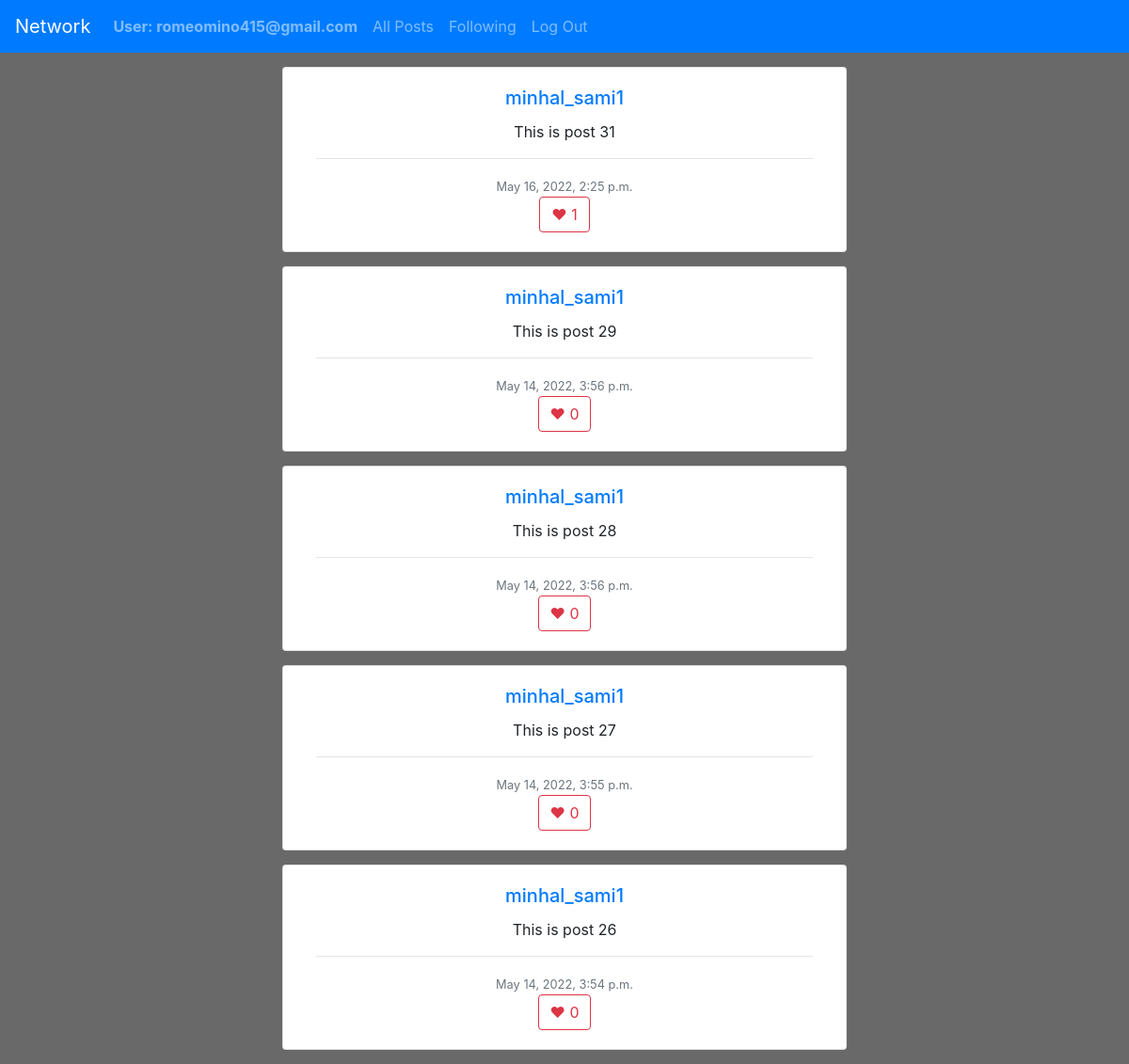
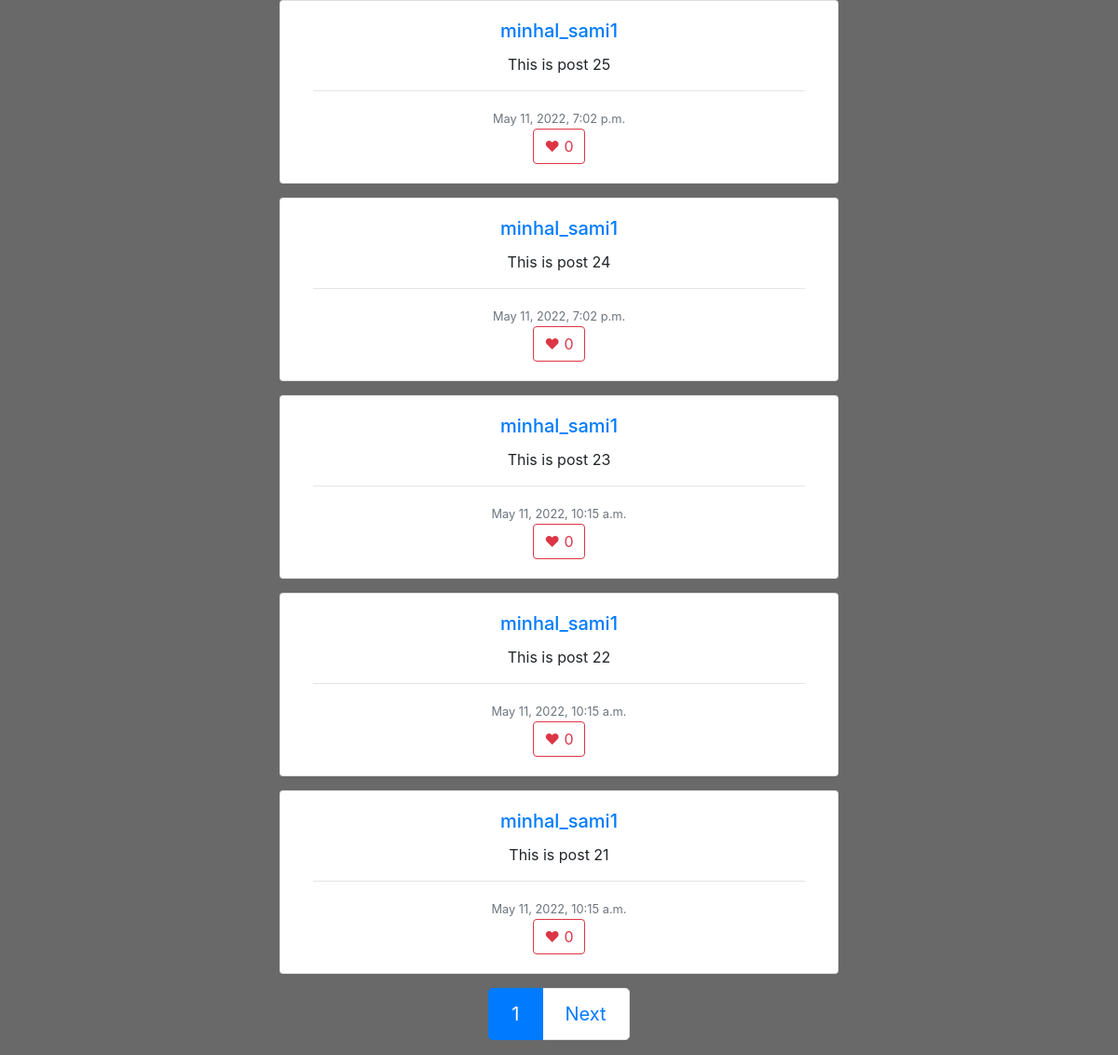
The app's page /following/ (signed in) with its own data (2 pictures, top to bottom).
### network/models.py (models this page shows, shortened)
class User(AbstractUser):
    pass

class Post(models.Model):
    data = models.CharField(max_length=300)
    date = models.DateTimeField(auto_now_add=True)
    owner = models.ForeignKey(
        User, on_delete=models.CASCADE, related_name="owner", null=True)
    def get_likes(self):
        likes = 0
        try:
            likes = Likes.objects.filter(liketo=self.id)
            return likes
        except Likes.DoesNotExist:
            return likes

### network/views.py (the view)
# urls.py: path("following/", views.following_post, name="get_follow"),
def following_post(request):
    if request.user.is_authenticated:
        likes_posts = {}
        try:
            following = Followers.objects.filter(follower=request.user)
        except Followers.DoesNotExist:
            following = None
        if following != None:
            posts = []
            for follow in following:
                try:
                    page = Post.objects.filter(owner=follow.following)
                    for post in page:
                        posts.append(post)
                except Post.DoesNotExist:
                    pass
        posts.reverse()
        for post in posts:
            like = len(post.get_likes())
            likes_posts[post.id] = like
        paginator = Paginator(posts, 10)
        p = request.GET.get('page')
        page_obj = paginator.get_page(p)
        print(likes_posts)
        return render(request, "network/following.html", {
            "page_obj": page_obj,
            "likes_posts": likes_posts
        })

### network/templates/network/following.html (shortened to what this page needs)
{% extends "network/layout.html" %}
{% block body %}
{% if page_obj %}
{% for post in  page_obj %}
<div class="card text-center col-6 mx-auto" style="margin: 15px">
  <div class="card-body">
      {% if user.is_authenticated %}
    <h5 class="card-title"><a href = "{% url 'profile' post.owner.id %}">{{post.owner}}</a></h5>
    {% else %}
    <h5 class="card-title">{{post.owner}}</h5>
    {% endif %}
    <p class="card-text">{{post.data}}</p>
    <hr>
    <small class="text-muted">{{post.date}}</small>
    <br>
    {% if user.is_authenticated %}
      {% for like in likes_posts.items %}
      {% if like.0 == post.id %}
        <button class="btn btn-outline-danger" id = "like" data-post = "{{post.id}}" data-user="{{user.id}}" data-status = "">
          ❤
          <span id="likes">{{like.1}}</span>
        </button>
    {% endif %}
    {% endfor %}
    {% endif %}
  </div>
</div>
{% endfor %}
<nav aria-label="Paginator">
    <ul class="pagination pagination-lg justify-content-center">
        <li class="page-item active" aria-current="page">
            <a class="page-link">{{page_obj.number}} <span class="sr-only">Of {{page_obj.paginator.num_pages}}</span></a>
    </li>
    {% if page_obj.has_next %}
    <li class="page-item">
      <a class="page-link" href="?page={{ page_obj.next_page_number }}">Next</a>
    </li>
    {% endif %}
</ul>
</nav>
{% endif %}
{% endblock %}

### network/templates/network/layout.html (shortened to what this page needs)
{% load static %}
<!DOCTYPE html>
<html lang="en">
<head>
    <link rel="stylesheet" href="https://stackpath.bootstrapcdn.com/bootstrap/4.4.1/css/bootstrap.min.css"
>
    <link href="{% static 'network/styles.css' %}" rel="stylesheet">
</head>
<body>
    <nav class="navbar navbar-expand-lg navbar-dark bg-primary">
        <a class="navbar-brand" href="#">Network</a>
        <div>
            <ul class="navbar-nav mr-auto">
                {% if user.is_authenticated %}
                <li class="nav-item">
                    <a class="nav-link" href="{% url 'profile' user.id %}" id = "user_id" data-id = "{{user.id}}"><strong>User: {{ user.username }}</strong></a>
                </li>
                {% endif %}
                <li class="nav-item">
                    <a class="nav-link" href="{% url 'index' %}">All Posts</a>
                </li>
                {% if user.is_authenticated %}
                <li class="nav-item">
                    <a class="nav-link" href="{% url 'get_follow' %}">Following</a>
                </li>
                <li class="nav-item">
                    <a class="nav-link" href="{% url 'logout' %}">Log Out</a>
                </li>
                {% endif %}
            </ul>
        </div>
    </nav>
    <div class="body">
        {% block body %}
        {% endblock %}
    </div>
</body>
</html>

### network/static/network/styles.css (style rules this page uses)
body { background-color: dimgray; }

### records on screen
User: username "romeomino415@gmail.com"
Post: owner "minhal_sami1", data "This is post 31", date "May 16, 2022, 2:25 p.m.", like "1"
Post: owner "minhal_sami1", data "This is post 29", date "May 14, 2022, 3:56 p.m.", like "0"
Post: owner "minhal_sami1", data "This is post 28", date "May 14, 2022, 3:56 p.m.", like "0"
Post: owner "minhal_sami1", data "This is post 27", date "May 14, 2022, 3:55 p.m.", like "0"
Post: owner "minhal_sami1", data "This is post 26", date "May 14, 2022, 3:54 p.m.", like "0"
Post: owner "minhal_sami1", data "This is post 25", date "May 11, 2022, 7:02 p.m.", like "0"
Post: owner "minhal_sami1", data "This is post 24", date "May 11, 2022, 7:02 p.m.", like "0"
Post: owner "minhal_sami1", data "This is post 23", date "May 11, 2022, 10:15 a.m.", like "0"
Post: owner "minhal_sami1", data "This is post 22", date "May 11, 2022, 10:15 a.m.", like "0"
Post: owner "minhal_sami1", data "This is post 21", date "May 11, 2022, 10:15 a.m.", like "0"

### other values on screen
{{ page_obj.number }} "1"
